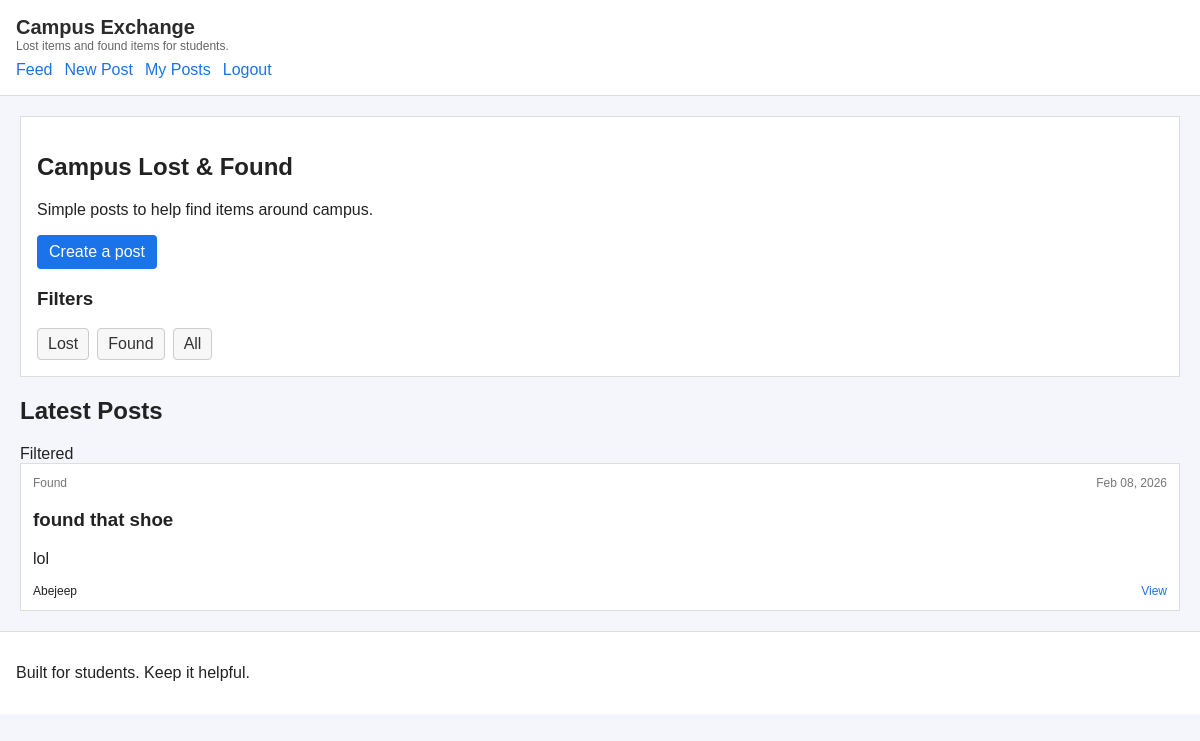
Screenshot of /?category=FOUND (signed in) with the database file from the repository.
### mainapp/models.py (models this page shows, shortened)
class Post(models.Model):
    CATEGORY_LOST = 'LOST'
    CATEGORY_FOUND = 'FOUND'
    CATEGORY_CHOICES = [
        (CATEGORY_LOST, 'Lost'),
        (CATEGORY_FOUND, 'Found'),
    ]
    user = models.ForeignKey(
        settings.AUTH_USER_MODEL,
        on_delete=models.CASCADE,
        related_name='posts',
    )
    title = models.CharField(max_length=120)
    description = models.TextField()
    category = models.CharField(max_length=20, choices=CATEGORY_CHOICES)
    location = models.CharField(max_length=120, blank=True)
    contact_info = models.CharField(max_length=120, blank=True)
    is_anonymous = models.BooleanField(default=False)
    created_at = models.DateTimeField(auto_now_add=True)

### mainapp/views.py (the view)
# urls.py: path('', views.home, name='home'),
def home(request):
    if not request.user.is_authenticated:
        return redirect('account_login')
    category = request.GET.get('category')
    posts = Post.objects.select_related('user').order_by('-created_at')
    if category in {Post.CATEGORY_LOST, Post.CATEGORY_FOUND}:
        posts = posts.filter(category=category)
    context = {
        'posts': posts[:50],
        'category': category,
        'categories': Post.CATEGORY_CHOICES,
    }
    return render(request, 'home.html', context)

### templates/home.html (shortened to what this page needs)
{% extends 'base.html' %}
{% block content %}
<section class="hero">
    <h1>Campus Lost & Found</h1>
    <p>Simple posts to help find items around campus.</p>
    <div class="hero-actions">
        <a class="btn" href="{% url 'create_post' %}">Create a post</a>
    </div>
    <h3>Filters</h3>
    <div class="filter-grid">
        <a class="filter-pill" href="/?category=LOST">Lost</a>
        <a class="filter-pill" href="/?category=FOUND">Found</a>
        <a class="filter-pill" href="/">All</a>
    </div>
</section>
<section class="feed">
    <div class="section-header">
        <h2>Latest Posts</h2>
        {% if category %}
            <span class="badge">Filtered</span>
        {% endif %}
    </div>
    <div class="post-grid">
        {% for post in posts %}
            <article class="post-card">
                <div class="post-meta">
                    <span class="category">{{ post.get_category_display }}</span>
                    <span class="timestamp">{{ post.created_at|date:"M d, Y" }}</span>
                </div>
                <h3>{{ post.title }}</h3>
                <p>{{ post.description|truncatechars:160 }}</p>
                <div class="post-footer">
                    <span class="author">
                        {% if post.is_anonymous %}
                            Anonymous
                        {% else %}
                            {{ post.user.username }}
                        {% endif %}
                    </span>
                    <a class="link" href="{% url 'post_detail' %}?id={{ post.pk }}">View</a>
                </div>
            </article>
        {% empty %}
            <p class="empty">No posts yet. Be the first to share.</p>
        {% endfor %}
    </div>
</section>
{% endblock %}

### mainapp/static/mainapp/styles.css (style rules this page uses)
body { font-family: Arial, sans-serif; margin: 0; background: #f4f6fb; color: #222; }
.hero { background: #fff; border: 1px solid #ddd; padding: 16px; margin-bottom: 16px; }
.hero-actions { margin-top: 12px; }
.btn { display: inline-block; padding: 8px 12px; background: #1a73e8; color: #fff; text-decoration: none; border-radius: 4px; margin-right: 8px; }
.filter-grid { margin-top: 8px; display: flex; gap: 8px; flex-wrap: wrap; }
.filter-pill { padding: 6px 10px; border: 1px solid #ccc; border-radius: 4px; background: #f7f7f7; text-decoration: none; color: #333; }
.post-grid { display: grid; gap: 12px; }
.post-card, .detail-card, .form-card { background: #fff; border: 1px solid #ddd; padding: 12px; }
.post-meta { font-size: 12px; color: #777; display: flex; justify-content: space-between; }
.post-footer { display: flex; justify-content: space-between; margin-top: 8px; font-size: 12px; }
.link { color: #1a73e8; text-decoration: none; }

### rows the page displays
Post: category "Found", created_at "Feb 08, 2026", title "found that shoe", description "lol", user.username "Abejeep"
